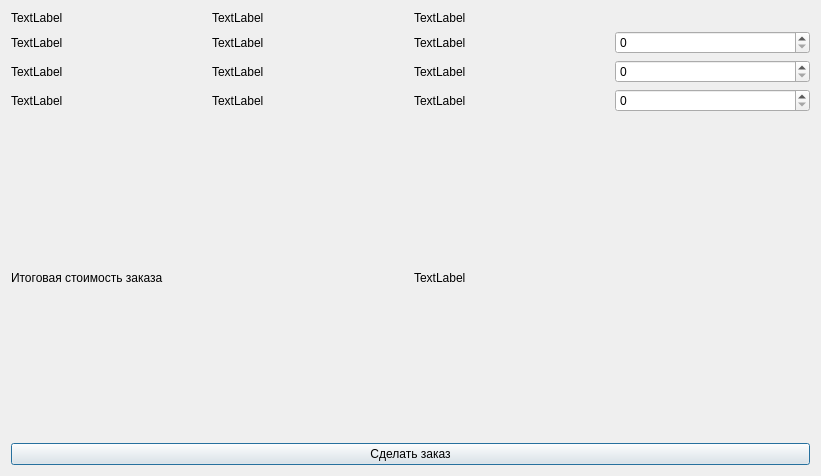
<?xml version="1.0" encoding="UTF-8"?>
<ui version="4.0">
 <class>SecondWindow</class>
 <widget class="QDialog" name="SecondWindow">
  <property name="geometry">
   <rect>
    <x>0</x>
    <y>0</y>
    <width>821</width>
    <height>476</height>
   </rect>
  </property>
  <property name="windowTitle">
   <string>Dialog</string>
  </property>
  <property name="autoFillBackground">
   <bool>false</bool>
  </property>
  <property name="sizeGripEnabled">
   <bool>false</bool>
  </property>
  <property name="modal">
   <bool>false</bool>
  </property>
  <layout class="QVBoxLayout" name="verticalLayout_7">
   <item>
    <layout class="QGridLayout" name="gridLayout_9">
     <item row="1" column="2">
      <widget class="QLabel" name="label_6">
       <property name="text">
        <string>TextLabel</string>
       </property>
      </widget>
     </item>
     <item row="1" column="3">
      <widget class="QSpinBox" name="spinBox"/>
     </item>
     <item row="3" column="2">
      <widget class="QLabel" name="label_12">
       <property name="text">
        <string>TextLabel</string>
       </property>
      </widget>
     </item>
     <item row="2" column="0">
      <widget class="QLabel" name="label_7">
       <property name="text">
        <string>TextLabel</string>
       </property>
      </widget>
     </item>
     <item row="3" column="0">
      <widget class="QLabel" name="label_10">
       <property name="text">
        <string>TextLabel</string>
       </property>
      </widget>
     </item>
     <item row="3" column="3">
      <widget class="QSpinBox" name="spinBox_3"/>
     </item>
     <item row="2" column="2">
      <widget class="QLabel" name="label_9">
       <property name="text">
        <string>TextLabel</string>
       </property>
      </widget>
     </item>
     <item row="3" column="1">
      <widget class="QLabel" name="label_11">
       <property name="text">
        <string>TextLabel</string>
       </property>
      </widget>
     </item>
     <item row="2" column="3">
      <widget class="QSpinBox" name="spinBox_2"/>
     </item>
     <item row="1" column="0">
      <widget class="QLabel" name="label_4">
       <property name="text">
        <string>TextLabel</string>
       </property>
      </widget>
     </item>
     <item row="0" column="0">
      <widget class="QLabel" name="label_1">
       <property name="sizePolicy">
        <sizepolicy hsizetype="Preferred" vsizetype="Maximum">
         <horstretch>0</horstretch>
         <verstretch>0</verstretch>
        </sizepolicy>
       </property>
       <property name="text">
        <string>TextLabel</string>
       </property>
      </widget>
     </item>
     <item row="0" column="2">
      <widget class="QLabel" name="label_3">
       <property name="sizePolicy">
        <sizepolicy hsizetype="Preferred" vsizetype="Preferred">
         <horstretch>0</horstretch>
         <verstretch>0</verstretch>
        </sizepolicy>
       </property>
       <property name="text">
        <string>TextLabel</string>
       </property>
      </widget>
     </item>
     <item row="0" column="1">
      <widget class="QLabel" name="label_2">
       <property name="text">
        <string>TextLabel</string>
       </property>
      </widget>
     </item>
     <item row="2" column="1">
      <widget class="QLabel" name="label_8">
       <property name="text">
        <string>TextLabel</string>
       </property>
      </widget>
     </item>
     <item row="1" column="1">
      <widget class="QLabel" name="label_5">
       <property name="text">
        <string>TextLabel</string>
       </property>
      </widget>
     </item>
    </layout>
   </item>
   <item>
    <layout class="QGridLayout" name="gridLayout_3">
     <item row="0" column="0">
      <widget class="QLabel" name="label_13">
       <property name="sizePolicy">
        <sizepolicy hsizetype="Minimum" vsizetype="Minimum">
         <horstretch>0</horstretch>
         <verstretch>0</verstretch>
        </sizepolicy>
       </property>
       <property name="text">
        <string>Итоговая стоимость заказа</string>
       </property>
      </widget>
     </item>
     <item row="0" column="1">
      <widget class="QLabel" name="label_14">
       <property name="sizePolicy">
        <sizepolicy hsizetype="Minimum" vsizetype="Minimum">
         <horstretch>0</horstretch>
         <verstretch>0</verstretch>
        </sizepolicy>
       </property>
       <property name="text">
        <string>TextLabel</string>
       </property>
      </widget>
     </item>
    </layout>
   </item>
   <item>
    <widget class="QPushButton" name="pushButton">
     <property name="text">
      <string>Сделать заказ</string>
     </property>
    </widget>
   </item>
  </layout>
 </widget>
 <resources/>
 <connections/>
</ui>
